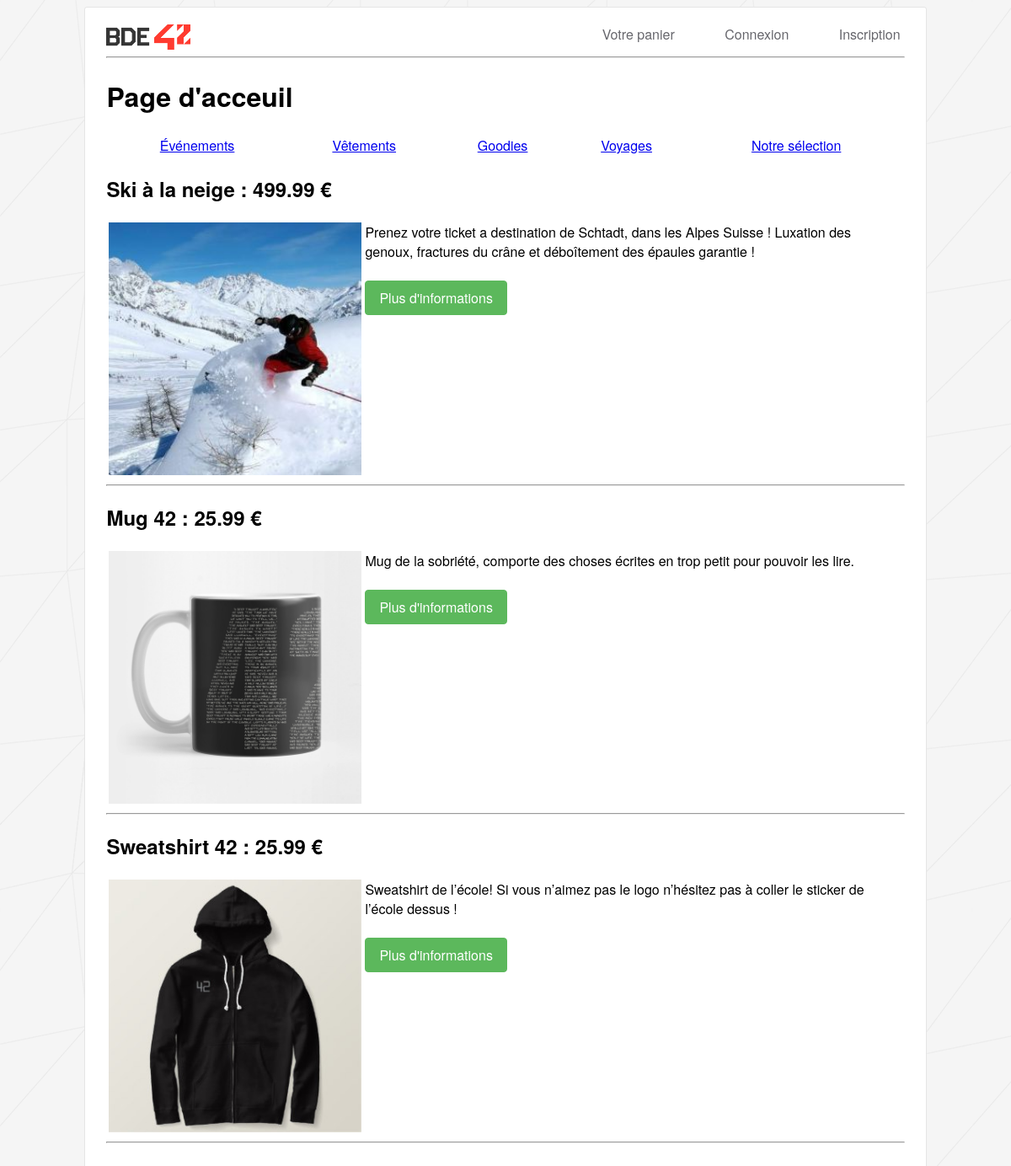
The page / on the database its author committed.
### tables this page shows
CREATE TABLE `category` (
  `id` int(11) NOT NULL,
  `name` varchar(250) NOT NULL
);

CREATE TABLE `product` (
  `id` int(11) NOT NULL,
  `name` varchar(255) NOT NULL,
  `price` int(11) NOT NULL,
  `picture` varchar(512) NOT NULL,
  `description` text NOT NULL
);

### controllers/acceuil.php (called while the page is built)
<?php
$view = array();
$view['path'] = 'acceuil.php';
$view['products'] = (!ctype_digit($_GET['category'])) ? all_produits_cat($conn, 5) : all_produits_cat($conn, $_GET['category']);
$view['categories'] = all_categories($conn);

### bdd.php (called while the page is built, shortened)
<?php
function shit($result)
{
	$all = array();
	while(($row = mysqli_fetch_assoc($result))) {
	    $all[] = $row;
	}
	return ($all);
}
function all_categories($conn)
{
	$req = 'SELECT * FROM category;';
	return shit(mysqli_query($conn, $req));
}
function all_produits_cat($conn, $cat)
{
	$req = 'SELECT id, name, ROUND(price / 100, 2) as price, picture, description FROM `category_product` LEFT JOIN product ON product.id = category_product.id_product WHERE id_category = \''.mysqli_real_escape_string($conn, $cat).'\'';
	return shit(mysqli_query($conn, $req));
}

### views/acceuil.php (the view)
<h1>Page d'acceuil</h1>
<?php
$cat = $view['categories'];
echo '<table class="p100" style="margin-top:20px;"><tr>';
foreach ($cat as $val) {
	echo '<td style="text-align:center;"><a href="./?category='.$val['id'].'">'.$val['name'].'</a></td>';
}
echo '</tr></table>';
$products = $view['products'];
foreach ($products as $product) {
 	echo '<h2>'.$product['name'].' : '.$product['price'].' €</h2>';
 	echo '<table style="p100"><tr><td><img src="'.$product['picture'].'" alt="" style="width:300px;"/></td><td valign="top">'.nl2br($product['description']).'<br/><br/><a class="btn" href="?page=product&id='.$product['id'].'">Plus d\'informations</a></td></tr></table>';
 	echo '<hr>';
 }

### index.php (shortened to what this page needs)
<?php
include('bdd.php');
$page_name = empty($_GET['page']) ? 'acceuil' : $_GET['page'];
$valides_pages = array('acceuil', 'archives', 'connexion', 'inscription', 'panier', 'deconnexion', 'admin', 'product', 'admin_archives');
$page_name = (!in_array($page_name, $valides_pages)) ? '404' : $page_name;
$current_user = false;
if (file_exists('controllers/'.$page_name.'.php'))
	include('controllers/'.$page_name.'.php');
else
{
	$view = array();
	$view['path'] = $page_name.'.php';
}
if (isset($view))
	include('views/base.php');

### views/base.php (shortened to what this page needs)
<html>
	<head>
	</head>
	<body>
		<div class="container bgwhite">
			<div style="float:right;" class="menu">
				<a href="./?page=panier">Votre panier</a>
				<?php
				if(!$current_user)
				{ ?>
					<a href="./?page=connexion">Connexion</a>
					<a href="./?page=inscription">Inscription</a>
				<?php
				}
				else
				{
				?>
					<a href="./?page=archives">Vos archives</a>
					<a href="./?page=deconnexion">Déconnexion</a>
				<?php
				}
				?>
			</div>
			<a href="./"><img src="img/logo.png" class="logo"></a><br/>
			<hr>
			<?php include($view['path']); ?>
		</div>
	</body>
</html>

### views/base.php (style rules this page uses)
body { font-family: "Helvetica Neue",Helvetica,Arial,sans-serif; background-image: url("img/bg.gif"); }
.container { width: 80%; margin:auto; }
.bgwhite { background-color:#FFF; padding: 25px; padding-top:20px; min-height: 90%; border-radius: 3px; border:1px solid #e5e5e5; }
.logo { width: 100px; }
.menu a { margin:50px; margin-right:5px; color:#67676d; text-decoration:none; }
.p100 { width: 100%; }
.btn { color:#fff; background-color: #5cb85c; border:1px solid #5cb85c; padding:.5rem 1rem; border-radius:.25rem; text-decoration:none; display: inline-block; }

### rows shown on the page
category: name "Événements"
category: name "Vêtements"
category: name "Goodies"
category: name "Voyages"
category: name "Notre sélection"
product: name "Ski à la neige", price "499.99", picture (picture), description "Prenez votre ticket a destination de Schtadt, dans les Alpes Suisse ! Luxation des genoux, fractures du crâne et déboîtement des épaules garantie !"
product: name "Mug 42", price "25.99", picture (picture), description "Mug de la sobriété, comporte des choses écrites en trop petit pour pouvoir les lire."
product: name "Sweatshirt 42", price "25.99", picture (picture), description "Sweatshirt de l’école! Si vous n’aimez pas le logo n’hésitez pas à coller le sticker de l’école dessus !"
